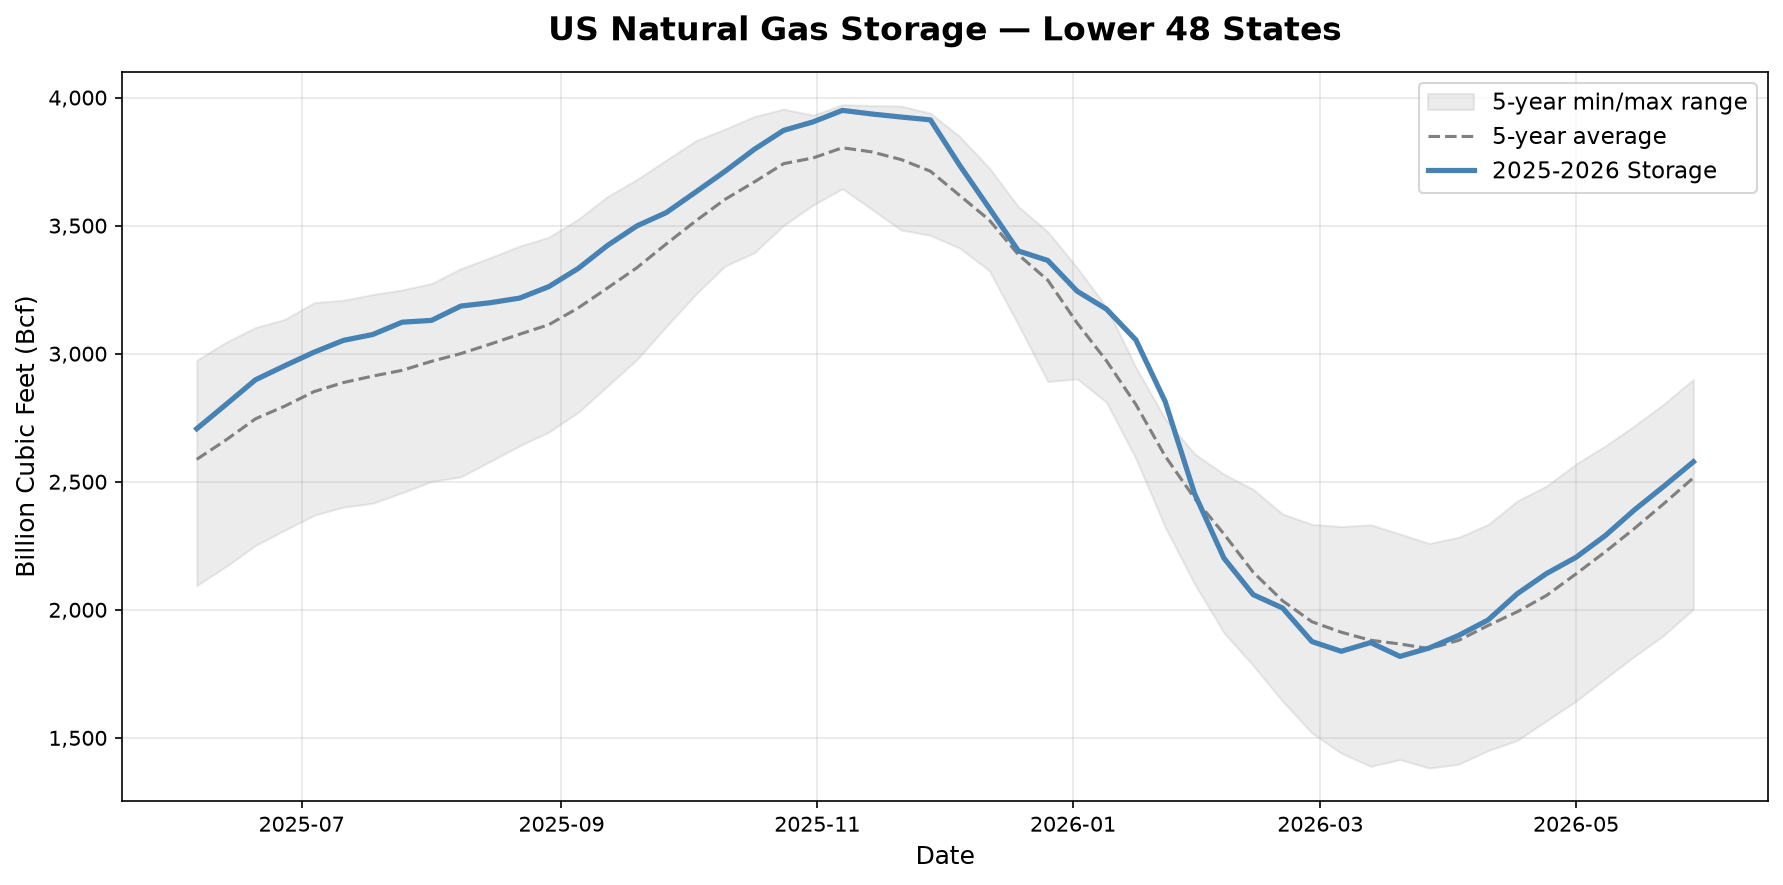

Recreate this plot in Python.
import requests
import pandas as pd
import matplotlib.pyplot as plt
from dotenv import load_dotenv
import os

load_dotenv()
API_KEY = os.getenv("EIA_API_KEY")

url = "https://api.eia.gov/v2/natural-gas/stor/wkly/data/"

# --- Current year data ---
params = [
    ("api_key", API_KEY),
    ("frequency", "weekly"),
    ("data[0]", "value"),
    ("facets[series][]", "NW2_EPG0_SWO_R48_BCF"),
    ("sort[0][column]", "period"),
    ("sort[0][direction]", "asc"),
    ("start", "2025-06-01"),
    ("length", 52),
]

response = requests.get(url, params=params)
raw = response.json()["response"]["data"]

df = pd.DataFrame(raw)
df["period"] = pd.to_datetime(df["period"])
df["value"] = df["value"].astype(int)

# --- Historical data (5-year average) ---
params_hist = [
    ("api_key", API_KEY),
    ("frequency", "weekly"),
    ("data[0]", "value"),
    ("facets[series][]", "NW2_EPG0_SWO_R48_BCF"),
    ("sort[0][column]", "period"),
    ("sort[0][direction]", "asc"),
    ("start", "2020-01-01"),
    ("end", "2024-12-31"),
    ("length", 300),
]

response_hist = requests.get(url, params=params_hist)
raw_hist = response_hist.json()["response"]["data"]

df_hist = pd.DataFrame(raw_hist)
df_hist["period"] = pd.to_datetime(df_hist["period"])
df_hist["value"] = df_hist["value"].astype(int)

# --- Seasonal calculations ---
df_hist["week"] = df_hist["period"].dt.isocalendar().week
df["week"] = df["period"].dt.isocalendar().week

seasonal_avg = df_hist.groupby("week")["value"].mean()
seasonal_min = df_hist.groupby("week")["value"].min()
seasonal_max = df_hist.groupby("week")["value"].max()

df["avg"] = df["week"].map(seasonal_avg)
df["min"] = df["week"].map(seasonal_min)
df["max"] = df["week"].map(seasonal_max)

# --- Chart ---
fig, ax = plt.subplots(figsize=(12, 6))

ax.fill_between(df["period"], df["min"], df["max"],
                alpha=0.15, color="grey",
                label="5-year min/max range")

ax.plot(df["period"], df["avg"],
        color="grey", linewidth=1.5,
        linestyle="--", label="5-year average")

ax.plot(df["period"], df["value"],
        color="steelblue", linewidth=2.5,
        label="2025-2026 Storage")

ax.set_title("US Natural Gas Storage — Lower 48 States",
             fontsize=16, fontweight="bold", pad=15)
ax.set_xlabel("Date", fontsize=12)
ax.set_ylabel("Billion Cubic Feet (Bcf)", fontsize=12)

ax.yaxis.set_major_formatter(plt.FuncFormatter(lambda x, _: f"{x:,.0f}"))

ax.grid(True, alpha=0.3)
ax.legend(fontsize=11)

plt.tight_layout()
plt.savefig("storage_chart.png", dpi=150, bbox_inches="tight")
plt.show()

print("Chart saved as storage_chart.png")
